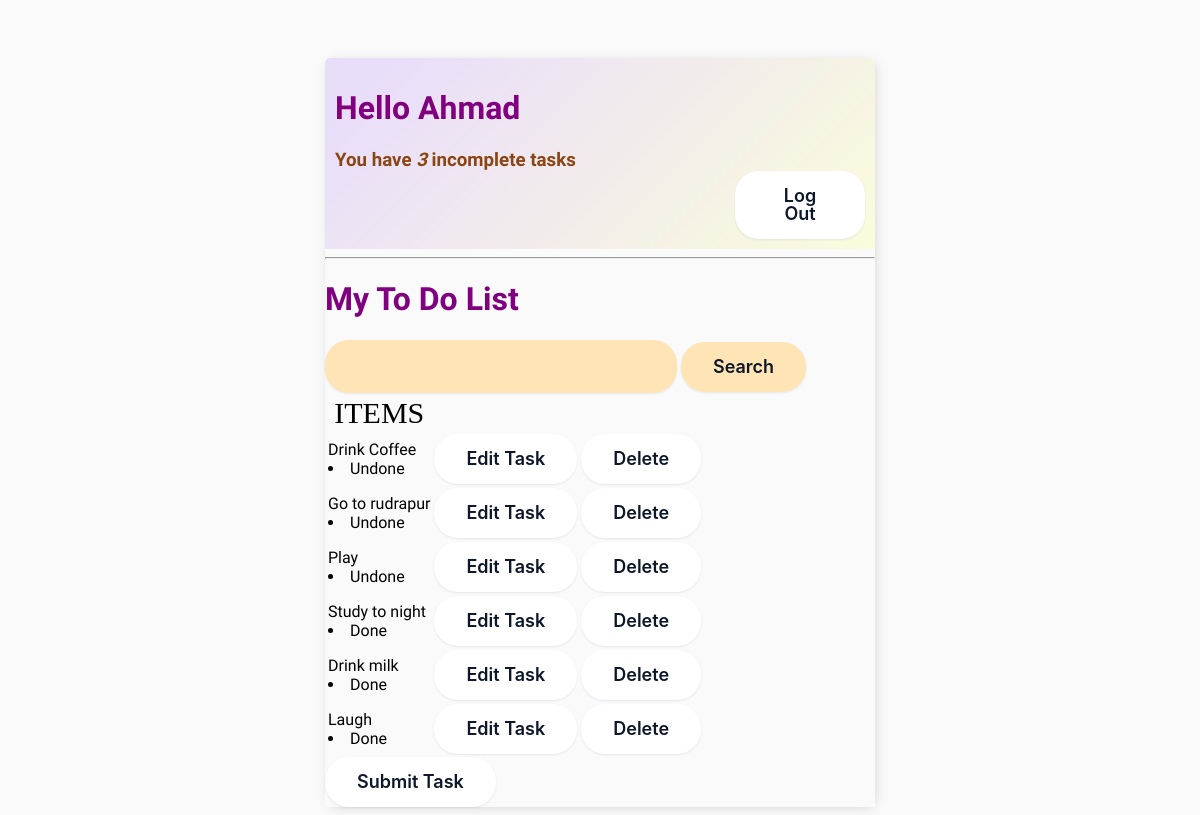
The app's page / (signed in) with its own data.
### base/models.py (models this page shows, shortened)
class Task(models.Model):
    user = models.ForeignKey(User, on_delete=models.CASCADE, null=True, blank=True)
    title = models.CharField(max_length=200)
    description = models.TextField(null=True, blank=True)
    complete = models.BooleanField(default=False)
    created_at = models.DateTimeField(auto_now_add=True)
    class Meta:
        ordering = ['complete']

### base/views.py (the view)
# urls.py: path('', Tasklist.as_view(), name='tasks'),
class Tasklist(LoginRequiredMixin, ListView):
    model = Task
    context_object_name = 'tasks'
    def get_context_data(self, **kwargs):
        context = super().get_context_data(**kwargs)
        context['tasks'] = context['tasks'].filter(user=self.request.user)
        context['count'] = context['tasks'].filter(complete=False).count()
        search_input = self.request.GET.get('search') or ''
        if search_input:
            context['tasks'] = context['tasks'].filter(title__startswith= search_input)
        context['search input']=search_input
        return context

### base/templates/base/task_list.html (shortened to what this page needs)
{% extends 'base/main.html' %}
{% block contents %}
<div class="header-bar">
    <div>
{% if request.user.is_authenticated %}
    <h1>Hello {{request.user|title}}</h1>
    <h3 style="margin: 0">You have <i>{{count}}</i> incomplete task{{count|pluralize}}</h3>
    <form action="{% url 'logout' %}" method="post">
        <button class="button-81" type="submit">Log Out </button>
    </form>
{% else %}
        <a class="button-81" href="{% url 'customloginview' %}">Log In</a>
{% endif %}
    </div>
</div>
<hr>
<h1>My To Do List</h1>
<form method="GET">
    <input class="button-82" type="text" name="search" value={{search_input}} >
    <input class="button-82" type="submit" value="Search">
</form>
<table>
    <tr>
        <th class="table_heading">Items</th>
        <th></th>
    </tr>
    {%for task in tasks %}
    <tr>
        <td>{{task.title}} <li>{% if task.complete %} Done {%else%} Undone {%endif%}</li></td>
        <td><a class="button-83" href="{% url 'task-update' pk=task.id %}">Edit Task</a></td>
        <td><a class="button-83" href="{% url 'task-delete' pk=task.id %}">Delete</a></td>
    </tr>
    {%empty%}
         <h3>No Items in list</h3>
    {% endfor %}
</table>
<a class="button-83" href="{% url 'createtask' %}">Submit Task</a>
{% endblock contents %}

### base/templates/base/main.html (shortened to what this page needs)
<!DOCTYPE html>
<html lang="en">
<head>
</head>
<body>
    <div class="container">
        {% block contents %}
        {% endblock contents %}
    </div>
</body>
</html>

### base/templates/base/main.html (style rules this page uses)
body { background-color: #fafafa; font-family:"Protest Guerrilla", sans-serif; padding-top: 50px; }
h1 { color: #800080; }
h3 { color:#8B4513 ; }
a,p { color:#4b5156 ; }
.container { max-width: 550px; margin: auto; -webkit-box-shadow: 2px 2px 13px -4px rgba(0, 0, 0, 0.21); box-shadow: 2px 2px 13px -4px rgba(0, 0, 0, 0.21); }
.header-bar { display: flex; justify-content: space-between; padding: 10px; border-radius: 5px 5px 0 0; background-image: linear-gradient(135deg, #e9defa 10%, #fbfcdb 100%); }
.button-81 { background-color: #fff; border: 0 solid #e2e8f0; border-radius: 1.5rem; box-sizing: border-box; color: #0d172a; cursor: pointer; display: inline-block; font-family: "Basier circle",-apple-system,system-ui,"Segoe UI",Roboto,"Helvetica Neue",Arial,"Noto Sans",sans-serif,"Apple Color Emoji","Segoe UI Emoji","Segoe UI Symbol","Noto Color Emoji"; font-size: 1.1rem; font-weight: 600; line-height: 1; padding: 1rem 1.6rem; text-align: center; text-decoration: none #0d172a solid; text-decoration-thickness: auto; transition: all .1s cubic-bezier(.4, 0, .2, 1); box-shadow: 0px 1px 2px rgba(166, 175, 195, 0.25); user-select: none; -webkit-user-select: none; touch-action: manipulation; margin-left: 400px; }
@media (min-width: 768px) { .button-81 { font-size: 1.125rem; padding: 1rem 2rem; } }
.button-82 { background-color: #FFE4B5; border: 0 solid #e2e8f0; border-radius: 1.5rem; box-sizing: border-box; color: #0d172a; cursor: pointer; display: inline-block; font-family: "Basier circle",-apple-system,system-ui,"Segoe UI",Roboto,"Helvetica Neue",Arial,"Noto Sans",sans-serif,"Apple Color Emoji","Segoe UI Emoji","Segoe UI Symbol","Noto Color Emoji"; font-size: 1.1rem; font-weight: 600; line-height: 1; padding: 1rem 1.6rem; text-align: center; text-decoration: none #0d172a solid; text-decoration-thickness: auto; transition: all .1s cubic-bezier(.4, 0, .2, 1); box-shadow: 0px 1px 2px rgba(166, 175, 195, 0.25); user-select: none; -webkit-user-select: none; touch-action: manipulation; }
@media (min-width: 768px) { .button-82 { font-size: 1.125rem; padding: 1rem 2rem; } }
.button-83 { background-color: #fff; border: 0 solid #e2e8f0; border-radius: 1.5rem; box-sizing: border-box; color: #0d172a; cursor: pointer; display: inline-block; font-family: "Basier circle",-apple-system,system-ui,"Segoe UI",Roboto,"Helvetica Neue",Arial,"Noto Sans",sans-serif,"Apple Color Emoji","Segoe UI Emoji","Segoe UI Symbol","Noto Color Emoji"; font-size: 1.1rem; font-weight: 600; line-height: 1; padding: 1rem 1.6rem; text-align: center; text-decoration: none #0d172a solid; text-decoration-thickness: auto; transition: all .1s cubic-bezier(.4, 0, .2, 1); box-shadow: 0px 1px 2px rgba(166, 175, 195, 0.25); user-select: none; -webkit-user-select: none; touch-action: manipulation; }
@media (min-width: 768px) { .button-83 { font-size: 1.125rem; padding: 1rem 2rem; } }
.table_heading { text-transform: uppercase; font-family: fantasy; font-size: 30px; font-weight: lighter; }

### records on screen
Task: title "Drink Coffee", complete "Undone"
Task: title "Go to rudrapur", complete "Undone"
Task: title "Play", complete "Undone"
Task: title "Study to night", complete "Done"
Task: title "Drink milk", complete "Done"
Task: title "Laugh", complete "Done"

### other values on screen
{{ request.user|title }} "Ahmad"
{{ count }} "3"
